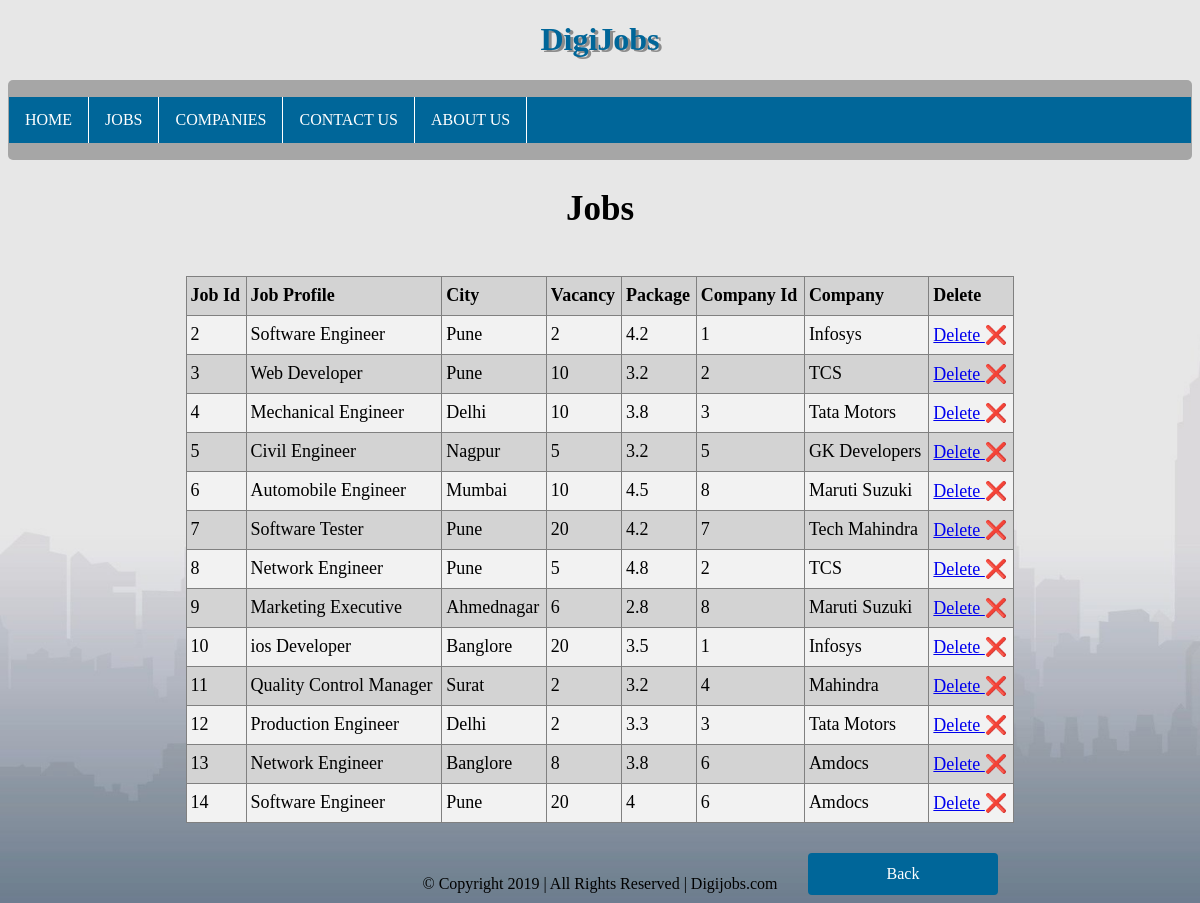
Screenshot of /view_job.php with the database file from the repository.
### tables this page shows
CREATE TABLE `job` (
  `j_id` int(11) NOT NULL AUTO_INCREMENT,
  `j_profile` varchar(40) DEFAULT NULL,
  `city` varchar(30) DEFAULT NULL,
  `vacancy` int(11) DEFAULT NULL,
  `package` float DEFAULT NULL,
  `c_id` int(11) DEFAULT NULL,
  PRIMARY KEY (`j_id`),
  KEY `c_id` (`c_id`),
  CONSTRAINT `job_ibfk_1` FOREIGN KEY (`c_id`) REFERENCES `company` (`c_id`)
);

CREATE TABLE `company` (
  `c_id` int(11) NOT NULL AUTO_INCREMENT,
  `c_name` varchar(40) DEFAULT NULL,
  `city` varchar(30) DEFAULT NULL,
  PRIMARY KEY (`c_id`)
);

### view_job.php (the view, shortened to what this page needs)
<!DOCTYPE html>
<html>
<head>
<link rel="stylesheet" href="style.css">
</head>
<header>
<h1>
DigiJobs
</h1>
</header>
<nav>
<ul>
<li><a href="home.html">HOME</a></li>
<li><a href="job.php">JOBS</a></li>
<li><a href="company11.html">COMPANIES</a></li>
<li><a href="contact.html">CONTACT US</a></li>
<li><a href="about.html">ABOUT US</a></li>
</ul>
</nav>
<body>
<h2> Jobs  </h2>
<br>
<?php
 $con=mysqli_connect("localhost","root","Root@1234","digijobs");
$result = mysqli_query($con,"SELECT a.j_id, a.j_profile,a.city,a.vacancy,a.package,a.c_id,b.c_id,b.c_name FROM job a,company b where a.c_id=b.c_id order by a.j_id asc");
echo"<table border='1'><tr><th>Job Id</th><th>Job Profile</th><th>City</th><th>Vacancy</th><th>Package</th><th>Company Id</th> <th>Company</th><th>Delete</th></tr>";
 while($row=mysqli_fetch_assoc($result))
            {
			            $jid=$row['j_id'];
                        $jprop=$row['j_profile'];
                        $city=$row['city'];
                        $vac=$row['vacancy'];
			$pac=$row['package'];
                        $cid=$row['c_id'];
                        $cname=$row['c_name'];
?>
	<tr><td>
	<?php echo $jid; ?>
	</td>
	<td>
	 <?php echo $jprop;	?>
	</td>
	<td>
	<?php echo $city;	?>
	</td>
	<td>
	<?php echo $vac;	?>
	</td>
	<td>
	<?php echo $pac;	?>
	</td>
	<td>
	<?php echo $cid;	?>
	</td>
	<td>
	<?php echo $cname;	?>
	</td>
	<td>
	 <a href="deletejob.php?jid= <?php echo $jid; ?>"> Delete </a> &#10060;
	</td>
	</tr>
<?php } ?>
</table>
<a href="admin.php" class="button">Back</a>
<footer> &copy;  Copyright 2019 | All Rights Reserved | Digijobs.com
</footer>
</body>
</html>

### style.css (style rules this page uses)
body { background-image: url("112.jpg"); background-color: #cccccc; background-repeat: no-repeat; background-size: cover; background-attachment: fixed; }
h2 { text-align:center; font-size:35px; }
ul { list-style-type: none; padding:0; overflow:hidden; background-color:#006699; }
li { float :left; border-right:1px solid white; }
nav { border-radius: 5px; background-color:#a6a6a6; padding: 1px; }
li a { display:block; color:white; text-align:center; padding:14px 16px; text-decoration: none; }
h1 { color:#006699; text-shadow: 3px 2px #8c8c8c; text-align:center; }
footer { position: fixed; left: 0; bottom: 10px; width: 100%; text-align: center; }

### view_job.php (style rules this page uses)
td, th { border: 1px solid grey; text-align: left; padding: 4px; height:30px; }
table { border-collapse: collapse; width:70%; border-radius:5px; margin-left:auto; margin-right:auto; background-color:lightgray; font-size:18px; }
tr:nth-child(even) { background-color: #f2f2f2; }
.button { background-color: #006699; color: white; border: none; border-radius: 4px; width: 150px; padding: 12px 20px; text-align: center; text-decoration: none; display: inline-block; font-size: 16px; margin-left:800px; margin-top:30px; }

### rows the page displays
job: j_id "2", j_profile "Software Engineer", city "Pune", vacancy "2", package "4.2", c.c_id "1", c.c_name "Infosys"
job: j_id "3", j_profile "Web Developer", city "Pune", vacancy "10", package "3.2", c.c_id "2", c.c_name "TCS"
job: j_id "4", j_profile "Mechanical Engineer", city "Delhi", vacancy "10", package "3.8", c.c_id "3", c.c_name "Tata Motors"
job: j_id "5", j_profile "Civil Engineer", city "Nagpur", vacancy "5", package "3.2", c.c_id "5", c.c_name "GK Developers"
job: j_id "6", j_profile "Automobile Engineer", city "Mumbai", vacancy "10", package "4.5", c.c_id "8", c.c_name "Maruti Suzuki"
job: j_id "7", j_profile "Software Tester", city "Pune", vacancy "20", package "4.2", c.c_id "7", c.c_name "Tech Mahindra"
job: j_id "8", j_profile "Network Engineer", city "Pune", vacancy "5", package "4.8", c.c_id "2", c.c_name "TCS"
job: j_id "9", j_profile "Marketing Executive", city "Ahmednagar", vacancy "6", package "2.8", c.c_id "8", c.c_name "Maruti Suzuki"
job: j_id "10", j_profile "ios Developer", city "Banglore", vacancy "20", package "3.5", c.c_id "1", c.c_name "Infosys"
job: j_id "11", j_profile "Quality Control Manager", city "Surat", vacancy "2", package "3.2", c.c_id "4", c.c_name "Mahindra"
job: j_id "12", j_profile "Production Engineer", city "Delhi", vacancy "2", package "3.3", c.c_id "3", c.c_name "Tata Motors"
job: j_id "13", j_profile "Network Engineer", city "Banglore", vacancy "8", package "3.8", c.c_id "6", c.c_name "Amdocs"
job: j_id "14", j_profile "Software Engineer", city "Pune", vacancy "20", package "4", c.c_id "6", c.c_name "Amdocs"
